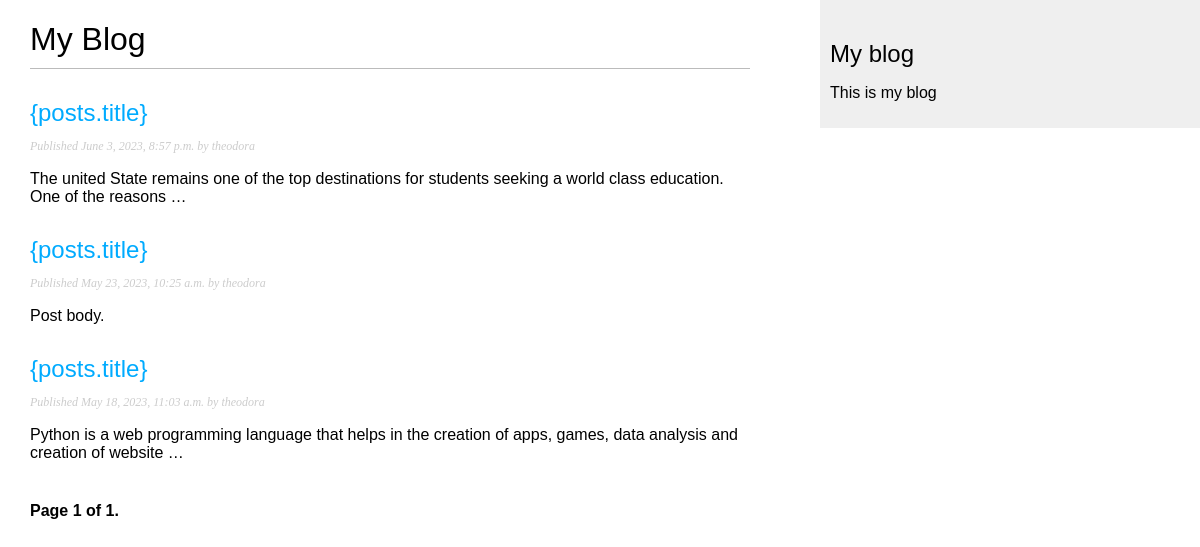
The page / on the database its author committed.
### blogs/models.py (models this page shows, shortened)
class Post(models.Model):
    class Status(models.TextChoices):
        DRAFT = 'DF', 'Draft'
        PUBLISHED ='PB', 'Published'
    title = models.CharField(max_length=250 )
    slug = models.SlugField(max_length=250)  # A slug is a short label that contains only letters, numbers, underscores, or hyphens.
    body = models.TextField()
    publish = models.DateTimeField(default=timezone.now)
    created = models.DateTimeField(auto_now_add=True)
    updated = models.DateTimeField(auto_now=True)
    status = models.CharField(max_length=2, choices=Status.choices,
                    default=Status.DRAFT)
    author = models.ForeignKey(User, on_delete=models.CASCADE,
                    related_name='blogs_posts')
    objects = models.Manager( ) # The default manager
    published = PublishedManager() # Our custom manager
    class Meta:
        ordering = ['-publish']
        indexes =[
        models.Index(fields=['-publish'])
        ]

### blogs/views.py (the view)
# urls.py: path('', post_list, name='post_list'),
def post_list(request):
    posts_list = Post.published.all()
    paginator = Paginator(posts_list, 3)
    page_number = request.GET.get('page', 1 )
    posts = paginator.page(page_number)
    return render(request,
                           'blogs/post/list.html',
                           {'posts':posts})

### blogs/models.py (called while the page is built)
    def get_queryset(self):
        return  super().get_queryset().filter(status=Post.Status.
        PUBLISHED)

### blogs/templates/blogs/post/list.html (shortened to what this page needs)
{% extends 'blogs/base.html' %}
{% block content %}
<h1>My Blog</h1>
{% for post in posts%}
<h2>
    <a href="{{ 'post.get_absolute_url' }}">
{posts.title}
    </a>
</h2>
<p class="date">
    Published {{ post.publish }} by {{ post.author }}
</p>
{{ post.body|truncatewords:20| linebreaks }}
{% endfor %}
{% include "pagination.html" with page=posts %}
{% endblock %}

### blogs/templates/blogs/base.html (shortened to what this page needs)
{% load static %}
<!DOCTYPE html>
<html>
    <head>
        <link href="{% static  'css/blog.css' %}" rel="stylesheet" >
    </head>
    <body>
        <div id="content">
            {% block content %}
            {% endblock %}
        </div>
        <div id="sidebar">
            <h2>My blog</h2>
            <p>This is my blog</p>
        </div>
    </body>
</html>

### blogs/templates/pagination.html (shortened to what this page needs)
<div class="pagination">
    <span class="step-links">
    <span class="current">
        Page {{ page.number }} of {{ page.paginator.num_pages }}.
        </span>
        </span>
       </div>

### blogs/static/css/blog.css (style rules this page uses)
body { margin:0; padding:0; font-family:helvetica, sans-serif; }
a { color:#00abff; text-decoration:none; }
h1 { font-weight:normal; border-bottom:1px solid #bbb; padding:0 0 10px 0; }
h2 { font-weight:normal; margin:30px 0 0; }
#content { float:left; width:60%; padding:0 0 0 30px; }
#sidebar { float:right; width:30%; padding:10px; background:#efefef; height:100%; }
p.date { color:#ccc; font-family: georgia, serif; font-size: 12px; font-style: italic; }
.pagination { margin:40px 0; font-weight:bold; }

### rows shown on the page
Post: publish "June 3, 2023, 8:57 p.m.", author "theodora", body "The united State remains one of the top destinations for students seeking a world class education. One of the reasons …"
Post: publish "May 23, 2023, 10:25 a.m.", author "theodora", body "Post body."
Post: publish "May 18, 2023, 11:03 a.m.", author "theodora", body "Python is a web programming language that helps in the creation of apps, games, data analysis and creation of website …"

### other values the page prints
{{ page.number }} "1"
{{ page.paginator.num_pages }} "1"
